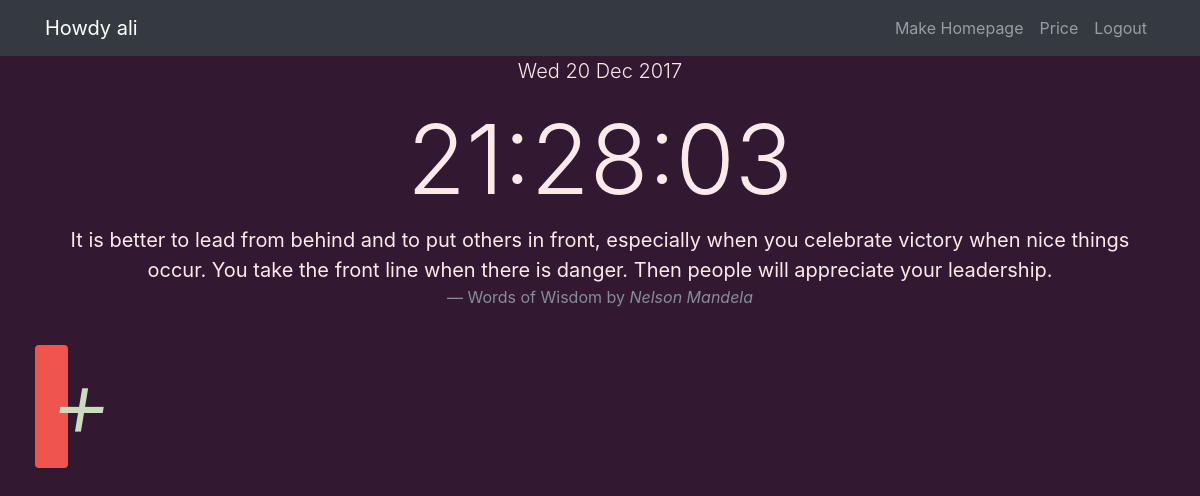
The page / (signed in) on the database as committed earlier.
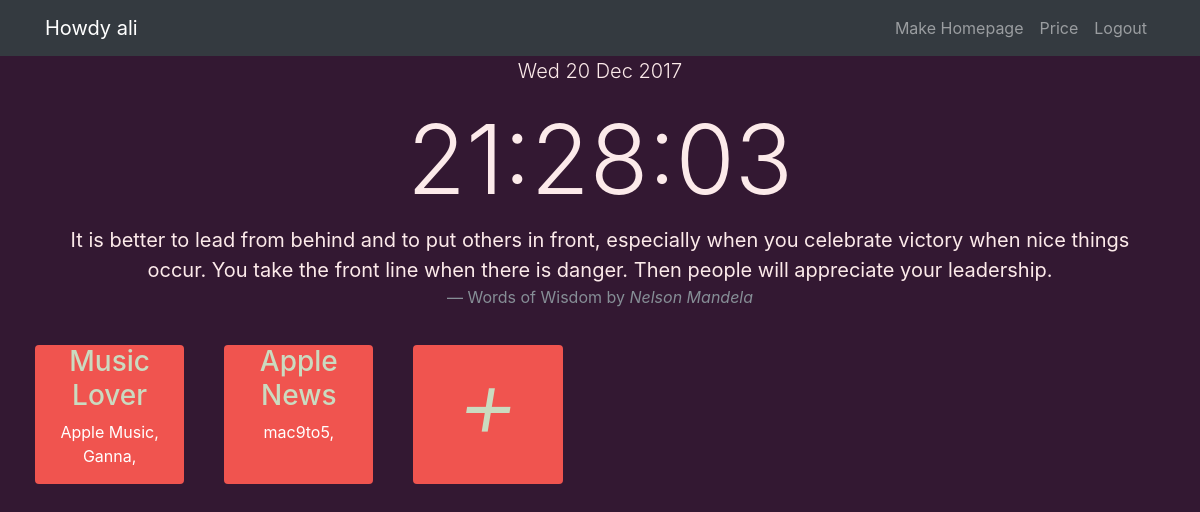
The same page on the database as committed later.
### core/models.py (models this page shows, shortened)
class group(models.Model):
	user			=		models.ForeignKey(settings.AUTH_USER_MODEL, default=1, on_delete=models.CASCADE)
	slug			=		models.SlugField(unique=True)
	group_name		=		models.CharField(max_length=50, blank=False, null=False, default=suggest_group())
	website			=		models.ManyToManyField('linklist')
	timestamp		=		models.DateTimeField(auto_now=False, auto_now_add=True)
	updated			=		models.DateTimeField(auto_now=True, auto_now_add=False)
	class Meta:
		ordering 	=		["-timestamp", "-updated"]

class linklist(models.Model):
	user 			=		models.ForeignKey(settings.AUTH_USER_MODEL, default=1,on_delete=models.CASCADE)
	title			=		models.CharField(max_length=50, blank=False, null=False)
	link 			=		models.CharField(max_length=100, blank=False, null=False)
	visit_count		=		models.IntegerField(default=0)
	timestamp		=		models.DateTimeField(auto_now=False, auto_now_add=True)
	updated			=		models.DateTimeField(auto_now=True, auto_now_add=False)
	class Meta:
		ordering	=		["-timestamp", "-updated"]

### core/views.py (the view)
# urls.py: path('', views.index, name='home'),
def index(request):
	today = datetime.today()
	if request.user.is_authenticated:
		created_groups = group.objects.filter(user=request.user)
	else:
		return HttpResponseRedirect('/register')
	context = {
		"groups" : created_groups,
		"today" : today,
	}
	return render(request, 'user_home.html', context)

### templates/user_home.html (shortened to what this page needs)
{% extends 'index.html' %}
{% load static %}
{% load tz %}
{% block bodytag %}
	onload="startTime()"
{% endblock %}
{% block content_1 %}
    <div class="container">
      <div class="row">
        <div class="col-lg-12 text-center">
			<p class="lead"> {{today|date:"D d M Y"}}</p>
			<h1 class="display-1" id="clocktext">
      		</h1>
			<blockquote class="blockquote">
				<p class="mb-0">It is better to lead from behind and to put others in front, especially when you celebrate victory when nice things occur. You take the front line when there is danger. Then people will appreciate your leadership.</p>
				<footer class="blockquote-footer">Words of Wisdom by
					<cite title="Source Title">Nelson Mandela</cite>
				</footer>
			</blockquote>
        </div>
        <div class="row" style="align-self: center;">
        	{% for group in groups %}
        	<a href="#" onclick="return {{request.user.username}}_{{forloop.counter}}()" class="card-block clearfix col-lg-3 col-md-3 text-center rounded">
				<div class="row">
					<div class="col-12 align-middle">
						<h3>{{group.group_name}}</h3>
							<p style="color: white">
								{% for link in group.website.all %}
									{{link.title}},
								{% endfor %}
							</p>
					</div>
				</div>
			</a>
        	{% endfor %}
        	<a href="{% url 'core:card_create' %}" class="card-block clearfix col-lg-3 col-md-3 text-center rounded">
        		<div class="row">
        			<div class="col-12 align-middle">
        				<h1 class="display-1"><i>+</i></h1>
        			</div>
        		</div>
        	</a>
        </div>
      </div>
    </div>
{% endblock %}

### templates/index.html (shortened to what this page needs)
{% load static %}
<!DOCTYPE html>
<html lang="en">
  <head>
    <link href="{% static 'base/vendor/bootstrap/css/bootstrap.min.css' %}" rel="stylesheet">
  </head>
  <body bgcolor="#331832" {% block bodytag %} {% endblock %}>
    <nav class="navbar navbar-expand-lg navbar-dark bg-dark fixed-top">
      <div class="container">
        <a class="navbar-brand" href="{% url 'user:home' %}">{% if request.user.is_authenticated %} Howdy {{request.user.username}} {% else %} daily Launcher {% endif %}</a>
        <div class="collapse navbar-collapse" id="navbarResponsive">
          <ul class="navbar-nav ml-auto">
            <li class="nav-item">
              <a class="nav-link" href="#">Make Homepage</a>
            </li>
            <li class="nav-item">
              <a class="nav-link" href="#">Price</a>
            </li>
            <li class="nav-item">
              {% if request.user.is_authenticated %}
                <a class="nav-link" href="{% url 'logout' %}">Logout</a>
              {% else %}
                <a class="nav-link" href="{% url 'login' %}">Login</a>
              {% endif %}
            </li>
          </ul>
        </div>
      </div>
    </nav>
  {% block content_1 %}
  {% endblock %}
  </body>
</html>

### templates/index.html (style rules this page uses)
body { padding-top: 54px; background: #331832 !important; color : #FCEAEA; }
@media (min-width: 992px) { body { padding-top: 56px; } }
a.card-block { background-color: #F0544F; margin: 20px; color: #CADBC0; }

Rows that differ between the two databases and show on the page:
added group: group_name "Music Lover"
added linklist: title "Apple Music", shown under "Music Lover"
added linklist: title "Ganna", shown under "Music Lover"
added group: group_name "Apple News"
added linklist: title "mac9to5", shown under "Apple News"
